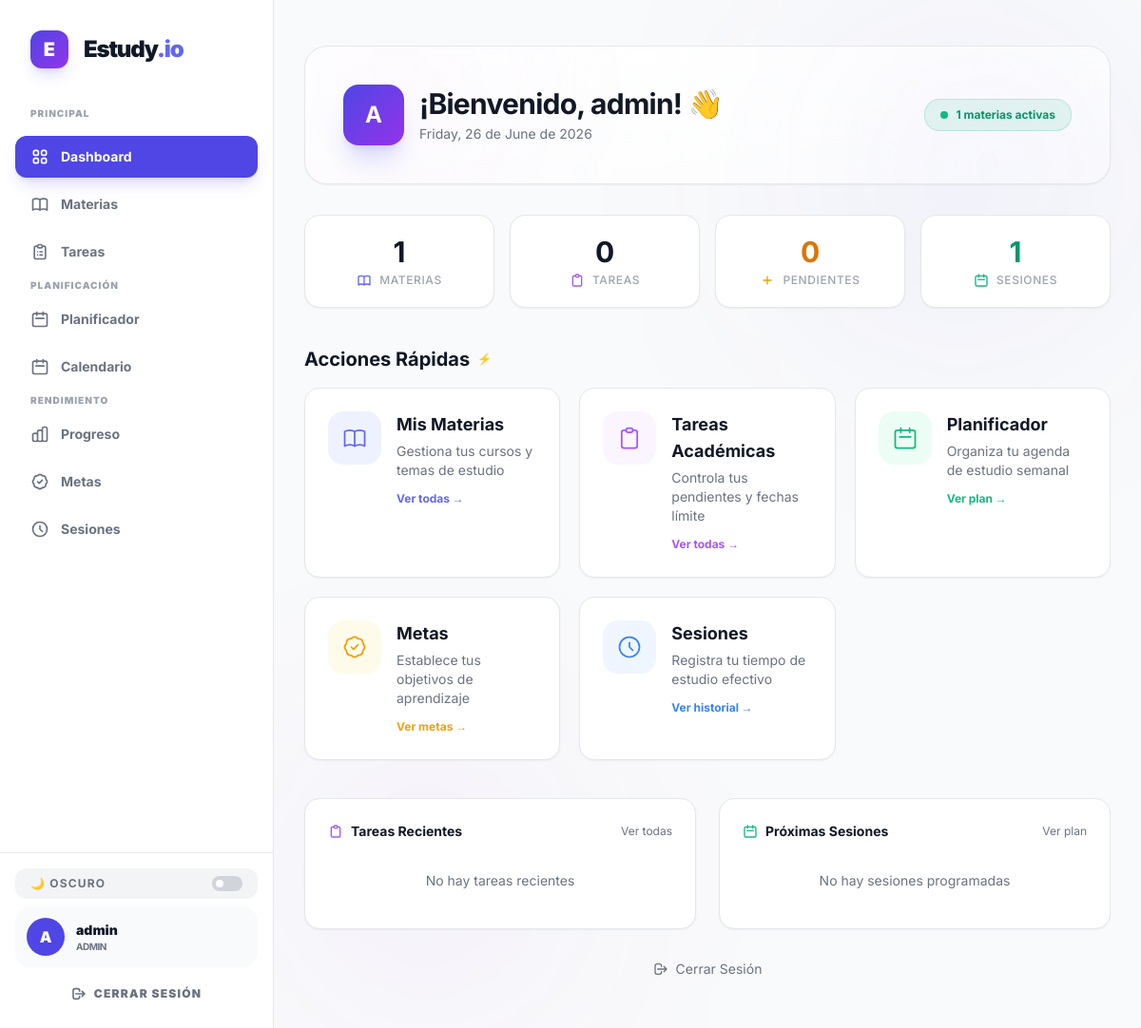
/dashboard (signed in), run on an earlier commit of the app's database.
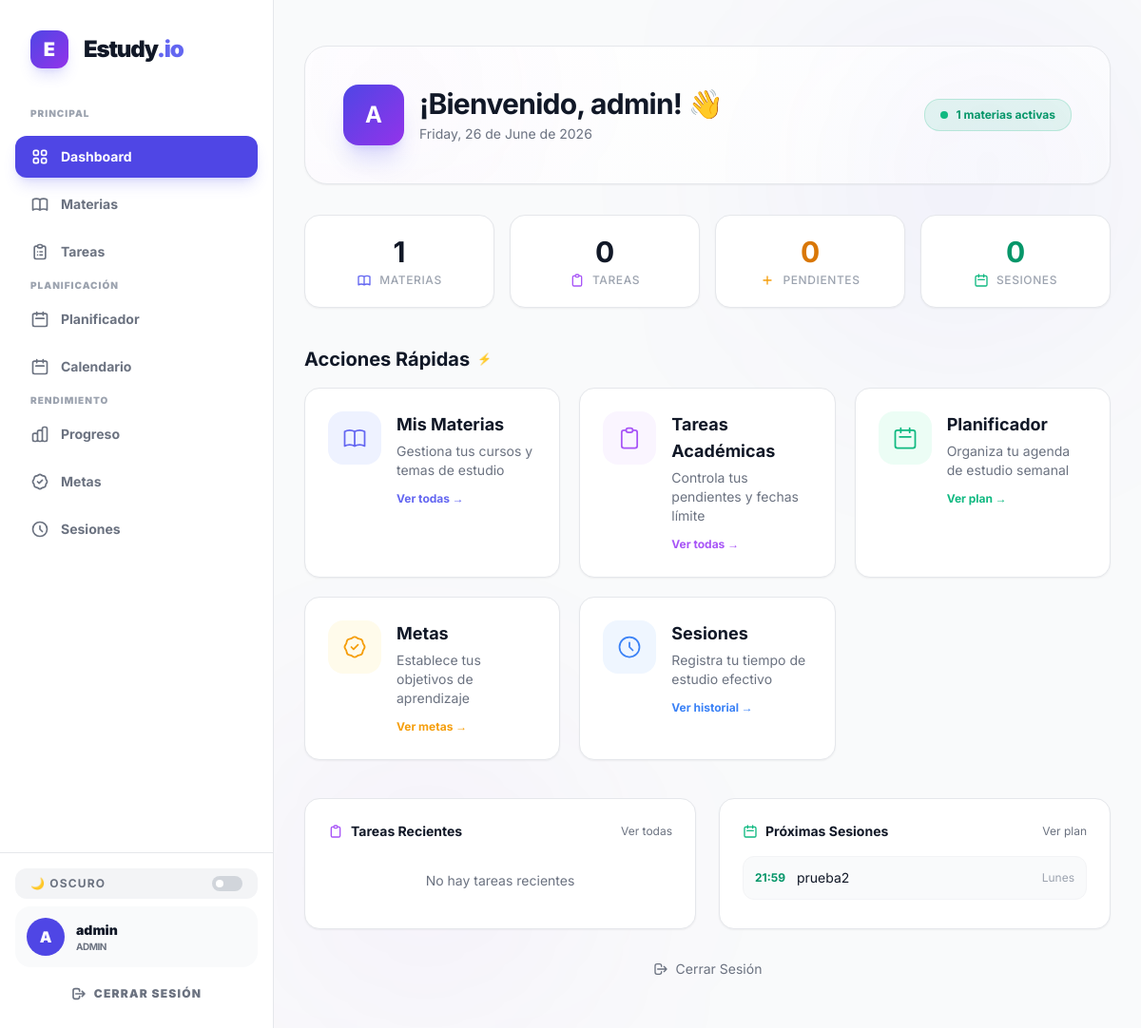
And on a later commit of the database.
### app/models/study.py (models this page shows)
class Schedule(db.Model):
    __tablename__ = "schedules"
    id = db.Column(db.Integer, primary_key=True)
    day_of_week = db.Column(db.Integer, nullable=False) # 0=Monday, 6=Sunday
    start_time = db.Column(db.Time, nullable=False)
    end_time = db.Column(db.Time, nullable=False)
    subject_id = db.Column(db.Integer, db.ForeignKey('subjects.id'), nullable=False)
    user_id = db.Column(db.Integer, db.ForeignKey('users.id'), nullable=False)
    subject = db.relationship('Subject', backref=db.backref('schedules', lazy=True))
    user = db.relationship('User', backref=db.backref('schedules', lazy=True))

class Subject(db.Model):
    __tablename__ = "subjects"
    id = db.Column(db.Integer, primary_key=True)
    name = db.Column(db.String(100), nullable=False)
    description = db.Column(db.Text, nullable=True)
    category = db.Column(db.String(50), nullable=True) # ej: Programación, Inglés, etc.
    user_id = db.Column(db.Integer, db.ForeignKey('users.id'), nullable=False)
    tasks = db.relationship('Task', backref='subject', lazy=True, cascade="all, delete-orphan")
    topics = db.relationship('Topic', backref='subject', lazy=True, cascade="all, delete-orphan")

### app/api/main.py (the view)
@main_bp.route('/dashboard')
@login_required
def inicio():
    total_subjects = Subject.query.filter_by(user_id=current_user.id).count()
    total_tasks = Task.query.join(Subject).filter(Subject.user_id == current_user.id).count()
    pending_tasks = Task.query.join(Subject).filter(Subject.user_id == current_user.id, Task.status != 'completed').count()
    total_sessions = StudySession.query.filter_by(user_id=current_user.id).count()
    recent_tasks = Task.query.join(Subject).filter(Subject.user_id == current_user.id).order_by(Task.created_at.desc()).limit(5).all()
    upcoming_sessions = Schedule.query.filter_by(user_id=current_user.id).limit(5).all()
    days_names = ['Lunes', 'Martes', 'Miércoles', 'Jueves', 'Viernes', 'Sábado', 'Domingo']
    return render_template('main/index.html',
                           total_subjects=total_subjects,
                           total_tasks=total_tasks,
                           pending_tasks=pending_tasks,
                           total_sessions=total_sessions,
                           recent_tasks=recent_tasks,
                           upcoming_sessions=upcoming_sessions,
                           days_names=days_names,
                           now=datetime.utcnow())

### app/templates/main/index.html (shortened to what the changed rows need)
{% extends base_template %} {% block title %}Dashboard - Estudy.io{% endblock %}
{% block content %}
<div class="max-w-7xl mx-auto px-4 sm:px-6 lg:px-8 py-12 w-full relative">
  <div
    class="relative bg-white dark:bg-dark-900 bg-gradient-to-br from-white to-gray-50/50 dark:from-dark-900/80 dark:to-dark-800/80 border border-gray-200 dark:border-dark-800/50 rounded-3xl p-8 md:p-10 mb-8 overflow-hidden shadow-sm dark:shadow-none"
  >
    <div
      class="relative flex flex-col md:flex-row md:items-center justify-between gap-4"
    >
      <div class="flex items-center gap-4">
        <div>
          <h1 class="text-2xl md:text-3xl font-bold text-gray-900 dark:text-white tracking-tight">
            ¡Bienvenido, {{ current_user.username }}! 👋
          </h1>
        </div>
      </div>
    </div>
  </div>
  <div class="grid grid-cols-2 md:grid-cols-4 gap-4 mb-10">
    <div
      class="bg-white dark:bg-dark-900/50 border border-gray-200 dark:border-dark-800/50 rounded-2xl p-5 text-center hover:border-emerald-500/30 transition-all duration-300 shadow-sm dark:shadow-none group"
    >
      <div
        class="text-3xl font-bold text-emerald-600 dark:text-emerald-400 group-hover:text-emerald-700 dark:group-hover:text-emerald-300 transition-colors"
      >
        {{ total_sessions }}
      </div>
      <div class="flex items-center justify-center gap-2 mt-1">
        <svg
          class="w-4 h-4 text-emerald-500 dark:text-emerald-400"
          fill="none"
          viewBox="0 0 24 24"
          stroke="currentColor"
          stroke-width="2"
        >
          <path
            stroke-linecap="round"
            stroke-linejoin="round"
            d="M8 7V3m8 4V3m-9 8h10M5 21h14a2 2 0 002-2V7a2 2 0 00-2-2H5a2 2 0 00-2 2v12a2 2 0 002 2z"
          />
        </svg>
        <span class="text-xs text-gray-400 dark:text-gray-500 font-medium uppercase tracking-wider"
          >Sesiones</span
        >
      </div>
    </div>
  </div>
  <h2 class="text-xl font-bold text-gray-900 dark:text-white mb-4 flex items-center gap-2">
    <span>Acciones Rápidas</span>
    <span class="text-xs text-gray-500 font-normal">⚡</span>
  </h2>
  <div class="grid grid-cols-1 md:grid-cols-2 gap-6">
    <div
      class="bg-white dark:bg-dark-900 dark:bg-gradient-to-br dark:from-dark-900/50 dark:to-dark-800/50 border border-gray-200 dark:border-dark-800/50 rounded-2xl p-6 shadow-sm dark:shadow-none"
    >
      <div class="space-y-3">
        {% if upcoming_sessions %} {% for session in upcoming_sessions %}
        <div
          class="flex items-center justify-between p-3 bg-gray-50 dark:bg-dark-900/50 rounded-xl border border-gray-100 dark:border-dark-800/50"
        >
          <div class="flex items-center gap-3 min-w-0">
            <span class="text-xs font-bold text-emerald-600 dark:text-emerald-400 flex-shrink-0">
              {{ session.start_time.strftime('%H:%M') }}
            </span>
            <span class="text-sm text-gray-900 dark:text-white truncate"
              >{{ session.subject.name }}</span
            >
          </div>
          <span class="text-xs text-gray-400 dark:text-gray-500 flex-shrink-0 ml-2"
            >{{ days_names[session.day_of_week] }}</span
          >
        </div>
        {% endfor %} {% else %}
        <p class="text-sm text-gray-500 text-center py-4">
          No hay sesiones programadas
        </p>
        {% endif %}
      </div>
    </div>
  </div>
</div>
{% endblock %}

What changed in the data, as far as the page shows it:
added Schedule: start_time "21:59", subject.name "prueba2", day_of_week "Lunes"
Also different on the page:
{{ total_sessions }}: "1" → "0"
text no longer shown: "No hay sesiones programadas"
